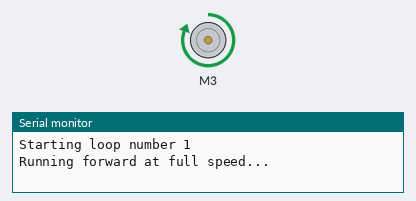
This sketch was run on a simulated Arduino Uno, built with avr-gcc and run on an emulated ATmega328P. Parts: DC motor (green arrow = forward, orange = backward, longer = faster), the last lines printed to the serial monitor. At 45.3 s the program stops and its outputs stay as they are.

Above: at 1.0 s.
At 5.5 s:
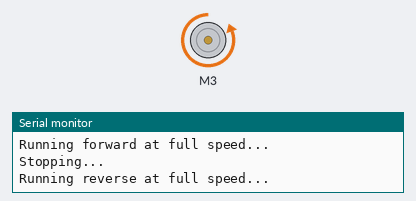
At 8.5 s:
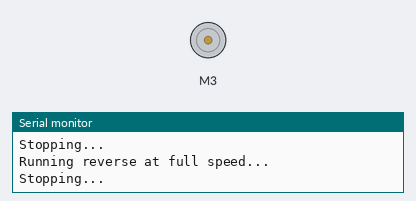
Timing chart, 0 to 11.7 s (numbered marks = the images above):
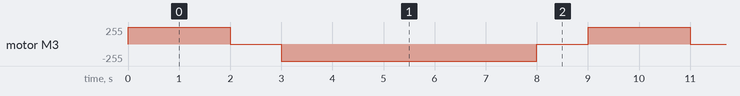

The sketch:

arduino_DCmotor_ChangingDirections.ino
```cpp
/*------------------------------------------------------------------------------------
arduino_DCmotor_ChangingDirections.ino

Make a DC motor run one direction for 2s, pause for 1s, then run the opposite
direction for 5s and pause for 1s. Repeat this 5 times only.

For use with the Adafruit Motor Shield v2
http://www.adafruit.com/products/1438

Adapted from the example code in the Adafruit library

Get the library at:
https://github.com/ladyada/Adafruit_Motor_Shield_V2_Library/archive/master.zip

Created: 03/17/16 - Joshua Vaughan - joshua.vaughan@louisiana.edu

Modified:
  * mm/dd/yy - Name (email if not same person as above)
    - major change 1
    - major change 2
  * mm/dd/yy - Name (email if not same person as above)
    - major change 1
------------------------------------------------------------------------------------*/

// Include the necessary libraries for the motor shield
// You should include all three below anytime you're using the motor-driver shield
#include <Wire.h>
#include <Adafruit_MotorShield.h>
#include "utility/Adafruit_MS_PWMServoDriver.h"

// Create the motor shield object with the default I2C address
Adafruit_MotorShield AFMS = Adafruit_MotorShield();

// Select which 'port' M1, M2, M3 or M4. In this case, M3
Adafruit_DCMotor *Motor3 = AFMS.getMotor(3);

// You can also make another motor on port M2
//Adafruit_DCMotor *myOtherMotor = AFMS.getMotor(2);

void setup() {
  Serial.begin(9600);           // set up Serial library at 9600 bps

  AFMS.begin();  // create with the default frequency 1.6KHz
}

void loop() {

  for (int counter = 1; counter <=5; counter ++) {
    String print_string = String("Starting loop number ") + String(counter, DEC);
    Serial.println(print_string);

    // Set the speed to maximum
    Motor3->setSpeed(255);

    Serial.println("Running forward at full speed...");
    // Set the direction of the motor to FORWARD
    Motor3->run(FORWARD);

    // Delay for 2 seconds
    // Here, the motor will continue to run while the Arduino is "sleeping"
    delay(2000);

    // Always stop before switch directions
    Serial.println("Stopping...");
    Motor3->run(RELEASE); // Stop the motor
    // Delay for 1 seconds
    // Here, the motor will be stopped while the Arduino is "sleeping"
    delay(1000);

     Serial.println("Running reverse at full speed...");
    // Set the direction of the motor to BACKWARD
    Motor3->run(BACKWARD);

    // Delay for 5 seconds
    // Here, the motor will continue to run while the Arduino is "sleeping"
    delay(5000);

    Serial.println("Stopping...\n");
    Motor3->run(RELEASE);
    // Delay for 2 seconds

    // Pause 1000ms before repeating the loop
    // The motor will stay off during this delay
    delay(1000);
  }

  Serial.println("Finished looping.");

  while(1) {
    delay(100);
  }
}
```

Measured:
- by itself, motor M3: repeats every 9.0 s: stopped 1.0 s, backward 255/255 5.0 s, stopped 1.0 s, forward 255/255 2.0 s
